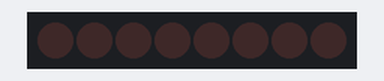
This sketch was run on a simulated Arduino Uno, built with avr-gcc and run on an emulated ATmega328P. On the bench: 8 shift-register outputs drawn as a row of LEDs (first output left, lit = HIGH). Wiring (inferred from the names in the program): shift register (74HC595): data pin 4; shift clock pin 2; latch pin 3. Wiring (inferred from the signals the program sends): row of LEDs: on Q0, Q1, Q2, Q3, Q4, Q5, Q6, Q7.

Above: at 0.2 s.
At 1.2 s:
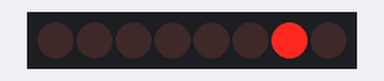
At 2.2 s:
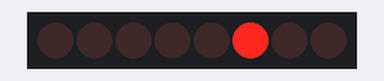
At 4.7 s:
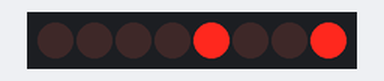
At 7.2 s:
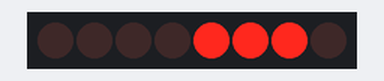
At 9.7 s:
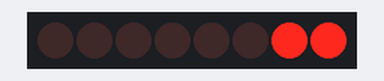
Timing chart, 0 to 10.4 s (numbered marks = the images above):
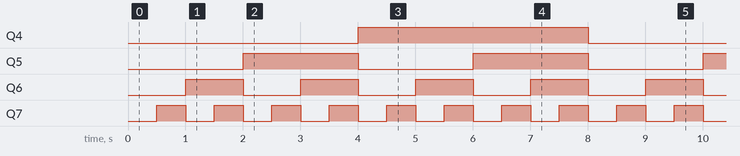

Measured:
- by itself, Q4: alternates HIGH for 4.0 s and LOW for 4.0 s
- by itself, Q5: alternates HIGH for 2.0 s and LOW for 2.0 s
- by itself, Q6: alternates HIGH for 1.0 s and LOW for 1.0 s
- by itself, Q7: alternates HIGH for 0.50 s and LOW for 0.50 s

The sketch:

7.5_Shift_Register.ino
```cpp
/**
 **************************************************
 *
 * @file        7.5_Shift_Register.ino
 * @brief       Project that shows how to drive many LEDs with only three pins of the board, using a 74HC595 shift
 *              register. The example builds a 4-bit binary counter that counts from 0 to 15 and displays the count on
 *              four LEDs, which is a nice way of seeing how computers count in binary.
 *              It introduces two new ideas: shifting data out one bit at a time, and latching the outputs.
 *              For details, connection diagram and more, check out the example documentation at: <link placeholder>
 * @author      Josip Šimun Kuči @ soldered.com
 ***************************************************
 */

/*
This is a variable to which we pass the number of pin that we had connected the shift register's latch pin to. On the
74HC595 chip this pin is marked ST_CP. The latch is what tells the chip "the data I sent you is complete, show it now",
which is why the LEDs change all at once instead of flickering through every step.
The NULA board has a pin naming logic as follows: IO3, where 3 is the number that we give to the variable.
*/
int latchPin = 3;

/*
This is a variable to which we pass the number of pin that we had connected the shift register's clock pin to, marked
SH_CP on the chip. The clock is a pin we switch up and down, and every time it goes up the chip takes in one more bit.
This is how the chip knows when the next bit is ready.
*/
int clockPin = 2;

/*
This is a variable to which we pass the number of pin that we had connected the shift register's data pin to, marked DS
on the chip. This is the pin the bits themselves travel over, one after another.

Remember that each of the four LEDs on the shift register outputs needs its own 330 Ohm resistor in series with it,
exactly as if it were wired straight to the board.
*/
int dataPin = 4;

/*
This variable holds the value of our counter. Each pass through the loop it grows by one, and after 15 it starts over
from zero.
*/
int counter = 0;

void setup() {

  /*
  pinMode() is a function that configures the specified pin to behave either as an input or in this case as an output.
  All three pins going to the shift register are pins we write to, so all three go into OUTPUT mode.
  */
  pinMode(latchPin, OUTPUT);
  pinMode(clockPin, OUTPUT);
  pinMode(dataPin, OUTPUT);
}

void loop() {

  /*
  Here we keep our counter inside four bits. The "&" is a bitwise AND, and 0x0F is the hexadecimal way of writing the
  number 15, which in binary is 1111. Combining a number with 1111 this way keeps only its lowest four bits and throws
  the rest away, which is a common trick for making sure a value stays in range.
  A byte is a variable that holds exactly eight bits, which is also exactly how much data the 74HC595 takes at a time.
  */
  byte value = counter & 0x0F;

  /*
  Pulling the latch pin LOW tells the chip that we are about to send new data and that it should not change its outputs
  yet. Without this the LEDs would visibly flicker while the bits are still arriving.
  */
  digitalWrite(latchPin, LOW);

  /*
  shiftOut() is a function that sends one byte out over a data pin, one bit at a time, pulsing the clock pin after each
  bit. LSBFIRST tells it to start with the least significant bit, meaning the rightmost one. The first bit sent travels
  furthest along the chip, which is why the lowest bit ends up on pin Q7.
  */
  shiftOut(dataPin, clockPin, LSBFIRST, value);

  /*
  Pulling the latch pin back HIGH tells the chip that the data is complete. Only now do the outputs change, and all
  eight of them change together.
  */
  digitalWrite(latchPin, HIGH);

  /*
  Count one up, and start over from zero once we pass 15, because four LEDs cannot show any number higher than that.
  */
  counter++;
  if (counter > 15){
    counter = 0;
  }

  /*
  delay() is a function that starts a pause in the code. Half a second is slow enough to follow the counting with your
  eyes. Feel free to experiment with this value.
  */
  delay(500);
}
```
